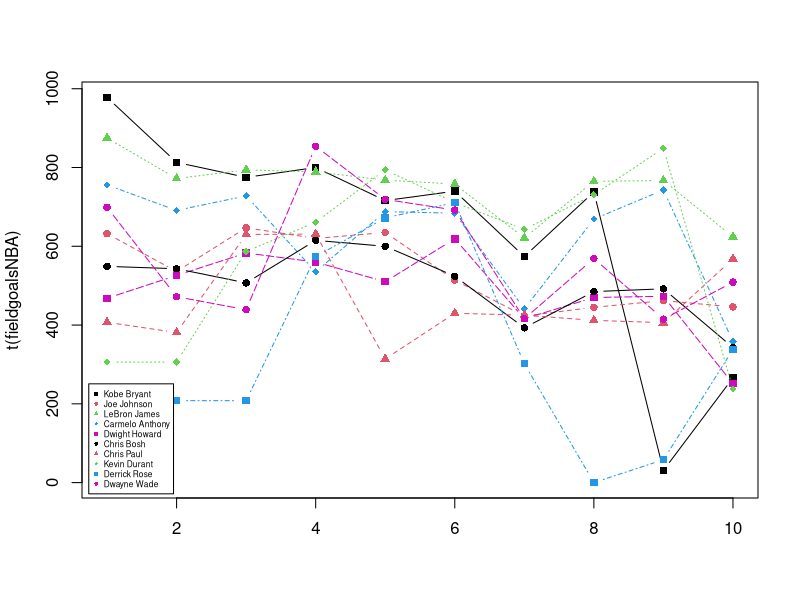

Here is the R script that generated this plot:
#
#          Author: Dr Eugene O'Loughlin
#     Video Title: How To...  Add a Legend to a Matrix Plot in R
#    Video Number: #58
# Data Files Used: 58_Data_File.csv
# 
#
# Read in NBA data and show Fields Goals data
fieldgoalsNBA <- read.table(file = "58_Data_File.csv",
                            head = TRUE, sep = ",", 
                            check.names = FALSE, 
                            row.names = 1)
print(fieldgoalsNBA)
#
t(fieldgoalsNBA)       # transpose Field Goals table (switch rows/cols)
#
# Plot matrix
matplot(t(fieldgoalsNBA), type="b", pch=15:18, col=c(1:4,6))
#
# Need to add player names to a vector for this next bit
playersNBA <- c("Kobe Bryant", "Joe Johnson", "LeBron James", "Carmelo Anthony",
                "Dwight Howard", "Chris Bosh", "Chris Paul", "Kevin Durant",
                "Derrick Rose", "Dwayne Wade")
#  
# Add a legend
legend("bottomleft", 
       inset = 0.01, 
       legend = playersNBA, 
       pch = 15:18, 
       col =c (1:4, 6), 
       horiz = FALSE, 
       cex = 0.5)
#